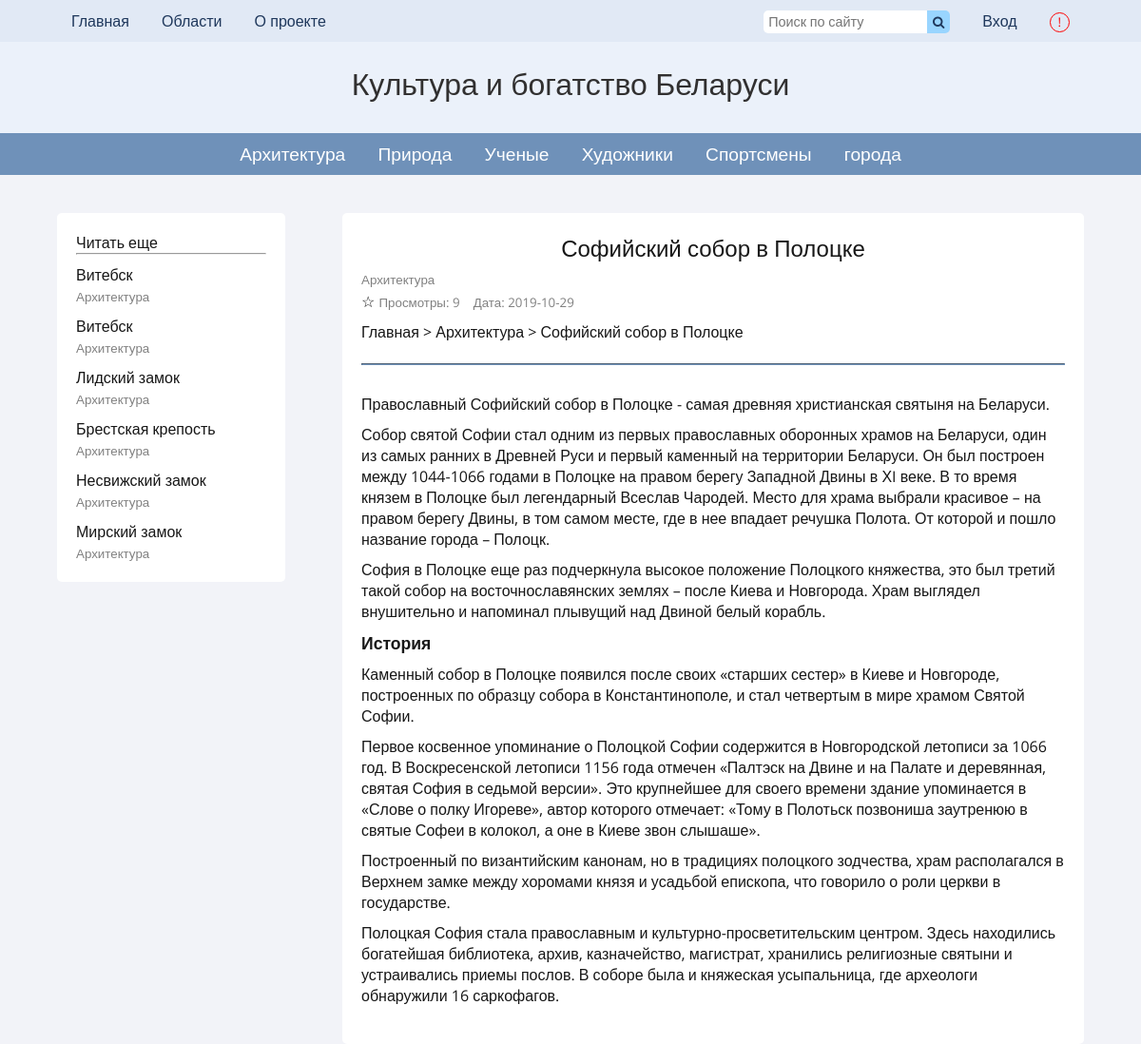
The app's page /pages/article.php?id=48, older data.
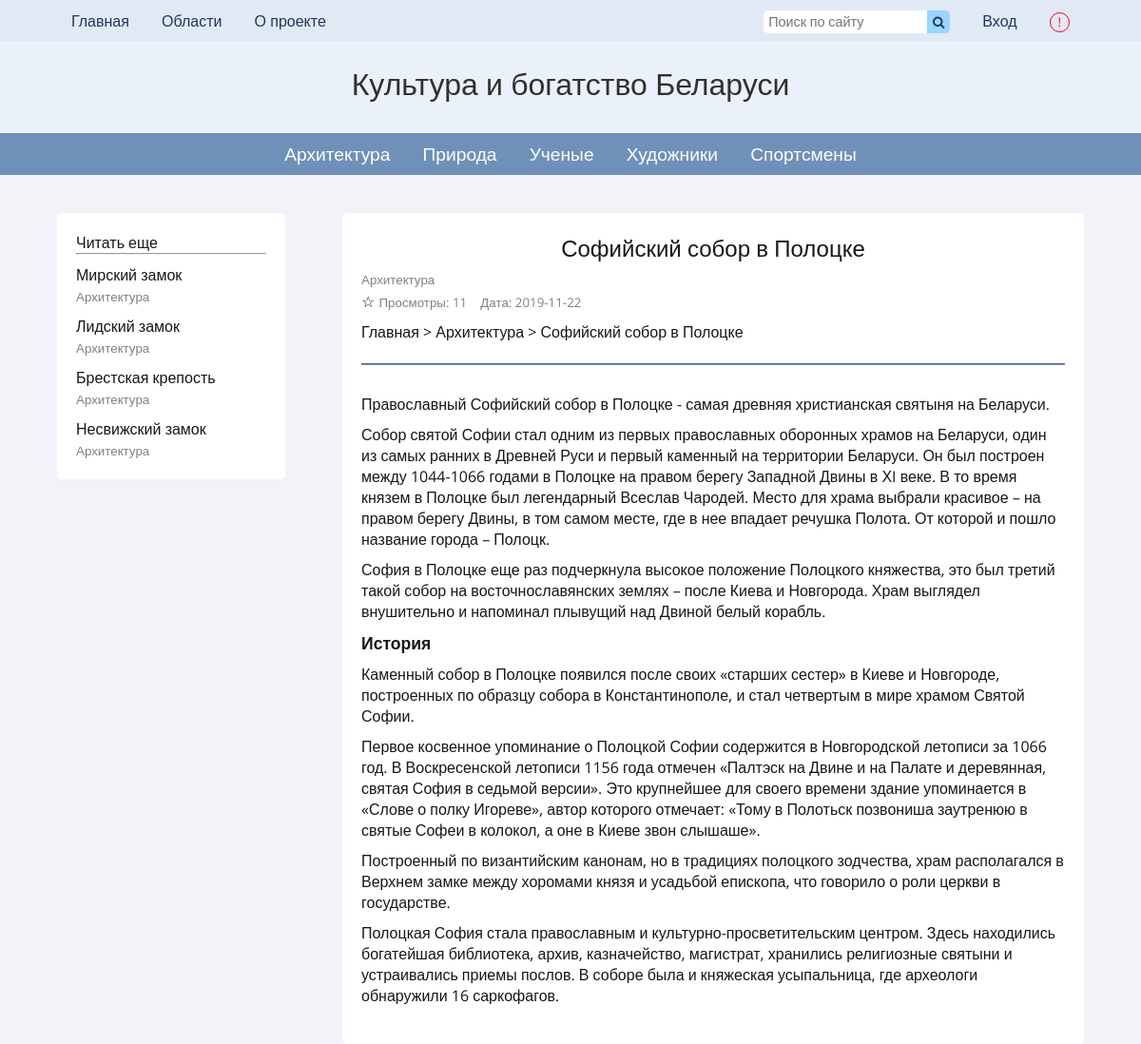
The same page, newer data.
### tables this page shows
CREATE TABLE `categories` (
  `id` int(11) NOT NULL,
  `title` varchar(100) NOT NULL,
  `description` text NOT NULL,
  `last_author` varchar(20) DEFAULT NULL,
  `pubdate` timestamp NOT NULL DEFAULT current_timestamp()
);

CREATE TABLE `articles` (
  `id` int(11) NOT NULL,
  `title` varchar(255) NOT NULL,
  `text` text NOT NULL,
  `pubdate` datetime DEFAULT current_timestamp(),
  `views` int(11) NOT NULL DEFAULT 0,
  `likes` int(11) NOT NULL DEFAULT 0,
  `dislikes` int(11) NOT NULL DEFAULT 0,
  `category_id` varchar(20) NOT NULL,
  `last_author` varchar(20) DEFAULT NULL,
  `district_id` text DEFAULT NULL,
  `lat` double DEFAULT NULL,
  `lng` double DEFAULT NULL
);

### includes/config.php (called while the page is built, shortened)
<?php
	$params = array(
		'title' => 'Культура и богатство Беларуси'
	);

### includes/read-more.php (the view)
<span>Читать еще</span>
<hr>
<?php
	$current_article = mysqli_fetch_assoc(mysqli_query($connection, "SELECT * FROM `articles` WHERE `id` = $article_id"));
	$category_id = $current_article['category_id'];
	$category = mysqli_fetch_assoc(mysqli_query($connection, "SELECT `id`, `title` FROM `categories` WHERE `id` = '$category_id'"));
	if ($articles = mysqli_query($connection, "SELECT * FROM `articles` ORDER BY `pubdate` DESC")) {
		if (mysqli_num_rows($articles) !== false) {
			$limit = 0;
			while ($post = mysqli_fetch_assoc($articles)) {
				if ($post['id'] != $article_id and strpos($post['category_id'], $category_id) !== false and $limit < 6) { ?>
					<div class="read-more-item">
						<div>
							<a href="article.php?id=<?php echo $post['id'] ?><?php echo @$change_info ?>">
								<?php echo $post['title'] ?>
							</a>
						</div>
						<div class="categories">
							<small>
								<a href="category.php?cat=<?php echo $category['id'] ?>"><?php echo $category['title'] ?></a>
							</small>
						</div>
					</div>
					<?php
					$limit++;
				}
			}
		}
	}

### pages/article.php (shortened to what this page needs)
<?php require '../includes/config.php' ?>
<!DOCTYPE html>
<html lang="en">
<head>
	<?php include '../includes/common-header.php' ?>
	<link rel="stylesheet" type="text/css" href="../css/article.css?version=1.0">
	<link rel="stylesheet" type="text/css" href="../css/post-info.css?version=1.0">
</head>
<body>
	<?php include '../includes/header.php'; $article_id = $_GET['id']; ?>
	<aside>
		<?php include '../includes/read-more.php' ?>
	</aside>
	<section class="side-section">
		<article>
			<?php
				$result = mysqli_query($connection, "SELECT * FROM `articles` WHERE `id` = $article_id");
				if (mysqli_num_rows($result) !== false) {
					$post = mysqli_fetch_assoc($result);
				include '../includes/post-info.php';
			?>
			<div class="path">
				<span><a href="home.php">Главная > </a> <a href="category.php?cat=<?php echo $cat['id'] ?>#track-<?php echo $post['id'] ?>"><?php echo $cat['title'] ?> > </a> <a><?php echo $post['title'] ?></a></span>
			</div> <br>
			<hr>
			<div class="post-content">
				<?php
					echo $post['text'];
					$id = $post['id'];
					$views = $post['views'] + 1;
					mysqli_query($connection, "UPDATE `articles` SET `views` = $views WHERE `articles`.`id` = $id;");
				}
				?>
			</div>
		</article>
	</section>
		<?php include '../includes/read-more.php' ?>
</body>
</html>

### includes/common-header.php (shortened to what this page needs)
<link rel="stylesheet" type="text/css" href="../css/main.css?version=1.0">
<link rel="stylesheet" type="text/css" href="../css/aside.css?version=1.0">

### includes/header.php (shortened to what this page needs)
<?php require '../includes/get-user.php' ?>
<?php require '../includes/menu-manager.php' ?>
<link rel="stylesheet" type="text/css" href="../css/header.css">
<link rel="stylesheet" href="https://cdnjs.cloudflare.com/ajax/libs/font-awesome/4.7.0/css/font-awesome.min.css">
<header>
	<div class="tool-section">
		<div id="tool-content">
			<div id="left">
				<a href="home.php">Главная</a>
				<div class="dropdown">
					<a onclick="showDistricts()">Области</a>
				</div>
				<a href="about.php">О проекте</a>
			</div>
			<div id="right">
				<div class="search-section">
					<form method="get" action="../pages/search-results.php" autocomplete="off">
						<input class="search-input" type="text" placeholder="Поиск по сайту" name="search_key" value="<?php if (isset($key)) {echo $key;} ?>" maxlength="25">
						<button class="search-btn" type="submit"><i class="fa fa-search"></i></button>
					</form>
				</div>
				<?php
					if (!isset($_SESSION['user'])) { ?>
						<a href="login.php">Вход</a>
					<?php }
					else { ?>
						<a href="user.php"><?php echo $user_name  ?></a>
					<?php } ?>
				<button id="complain-button" title="Сообщить о проблеме модераторам" type="button" onclick="fullwindowpopup()"><span id="exclamation-mark">!</span></button>
			</div>
		</div>
	</div>
	<div class="logo">
		<a href="home.php">
		<?php echo $params['title'] ?></a>
	</div>
	<div class="categories-section">
		<ul id="categories-section">
			<?php
				$categories = mysqli_query($connection, "SELECT `title`, `id` FROM `categories` ORDER BY `id` ASC");
				while ($cat = mysqli_fetch_assoc($categories)) {
					$id = $cat['id'];
					?>
					<li <?php cur_page("category.php?cat=" . $id) ?>><a href="category.php?cat=<?php echo $id ?>"><?php echo $cat['title'] ?> </a></li>
			<?php } ?>
		</ul>
	</div>
</header>

### includes/menu-manager.php
<?php
	function cur_page ($current) {
		$url = $_SERVER['REQUEST_URI'];
		if (strpos($url, $current) !== false) {
			echo "class='current_page'";
		}
	}

### includes/post-info.php (shortened to what this page needs)
<div class="post-info">
	<a class="post-title" href="article.php?id=<?php echo $post['id'] ?><?php echo @$change_info ?>">
		<span><?php echo $post['title'] ?></span>
	</a>
	<div>
		<small class="categories">
			<?php
				$post_category = str_replace(',', '', $post['category_id']);
				$post_category = intval($post_category);
				$cat = mysqli_query($connection, "SELECT * FROM `categories` WHERE `id` = $post_category");
				if (mysqli_num_rows($cat) > 0) { $cat = mysqli_fetch_assoc($cat); ?>
				<a href="category.php?cat=<?php echo $cat['id'] ?>"><?php echo $cat['title'] ?></a>
			<?php } ?>
		</small>
		<div class="post-meta">
			<span class="track"><button id="track-<?php echo $post['id'] ?>" type="button" onclick="track(<?php echo $post['id'] ?>)">
				<?php
					if (isset($_SESSION['user'])) {
						if (strpos($user['tracked_articles'], ' ' . $post['id'] . ',') !== false) {
							echo "&starf;";
						}
						else {
							echo "&star;";
						}
					}
					else {
							echo "&star;";
						}
				?>
			</button></span>
			<small class="views">Просмотры: <?php echo $post['views'] ?></small>
			<small class="pubdate">Дата: <?php for($i = 0; $i < 10; $i++) {echo $post['pubdate'][$i];}  ?></small>
		</div>
	</div>
</div>

### css/main.css (style rules this page uses)
* { margin: 0; padding: 0; font-family: 'Open Sans', sans-serif; color: #171717; box-sizing: border-box; }
body { min-height: 100vh; background-color: #f2f3f8; }
a { text-decoration: none; }
section { overflow: auto; max-width: 100%; padding: 20px; margin: 0 5%; background-color: #fff; border-radius: 5px; }
.side-section { width: 65%; float: right; }
input, textarea { border-radius: 5px; border: 1px solid rgba(79, 122, 171, 0.9); padding: 5px; font-size: 0.9em; max-width: 100%; }
button { cursor: pointer; }

### css/aside.css (style rules this page uses)
aside { float: left; margin-left: 5%; width: 20%; background-color: #fff; padding: 20px; border-radius: 5px; }
aside hr, .additional hr { margin-bottom: 10px; }

### css/article.css (style rules this page uses)
article { background-color: #fff; margin: 0 auto; word-wrap: break-word; border-radius: 5px; }
article .post-title { text-align: center; }
article hr { border-color: rgba(79, 122, 171, 0.8); }
.post-content { margin: 20px 0; }
.post-content p { margin: 10px 0; }
.post-content h2 { margin: 10px 0; font-weight: 600; font-size: 1.1em; }
.read-more-item:not(:last-child) { margin-bottom: 10px; }

### css/post-info.css (style rules this page uses)
.post-info { flex-wrap: wrap; display: flex; flex-direction: column; margin-bottom: 10px; }
.post-title { display: inline-block; font-size: 24px; margin-bottom: 5px; }
.categories a { display: inline-block; color: grey; }
.post-meta small, .post-meta a { display: inline-block; color: grey; margin-top: 5px; }
.likes, .dislikes, .views { margin-right: 10px; }
.track button { font-size: 1em; outline: none; cursor: pointer; border: 0; background-color: transparent; }

### css/header.css (style rules this page uses)
header { width: 100%; margin-bottom: 40px; }
.tool-section, .logo, .categories-section { width: 100%; padding: 0 5% 0 5%; }
.tool-section { text-align: center; font-size: 1em; height: 44px; line-height: 44px; background-color: #e1e9f5; }
.tool-section a, #tool-content a { cursor: pointer; color: #1f385c; margin: 5px 15px 5px 15px; }
.search-section { display: inline-block; margin-right: 15px; }
.logo { word-wrap: break-word; padding-top: 0.7em; text-align: center; font-size: 2em; height: 3em; background-color: #ebf1fa; }
.logo a { cursor: default; color: #313030; }
.categories-section { text-align: center; background-color: rgba(79, 122, 171, 0.8); }
#right { float: right; }
#left { float: left; }
.search-input { border: 0; height: 24px; border-top-right-radius: 0; border-bottom-right-radius: 0; }
.search-btn { border: 0; background-color: #99d5ff; border-top-right-radius: 5px; border-bottom-right-radius: 5px; margin-top: 10.5px; width: 24px; height: 24px; float: right; }
.search-btn i { color: #1f385c; }
#complain-button { margin-left: 15px; margin-right: 15px; width: 1.6em; height: 1.6em; vertical-align: middle; border-radius: 50%; border: 1px solid red; background-color: transparent; }
.dropdown { display: inline-block; }
#exclamation-mark { color: red; display: block; line-height: 1em; }
li { vertical-align: middle; font-size: 1.2em; height: 44px; line-height: 44px; display: inline-block; padding: 0 15px 0 15px; }
li a { color: #fff; }

Row changes from the older to the newer data that the page shows:
removed categories: title "города"
removed articles: title "Витебск", $category['title'] "Архитектура"
removed articles: title "Витебск", $category['title'] "Архитектура"
changed articles "Мирский замок": moves up the list
changed articles "Софийский собор в Полоцке": views "9" → "11"
Text that changed along with them:
new list line: "1"
new list line: "2"
list line gone: "0"
list line gone: "9"
